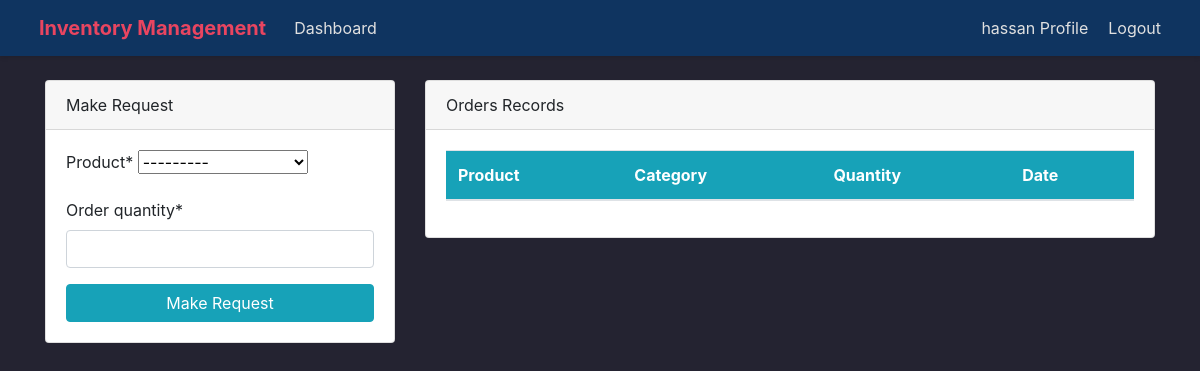
Before: / (signed in) with the older database file.
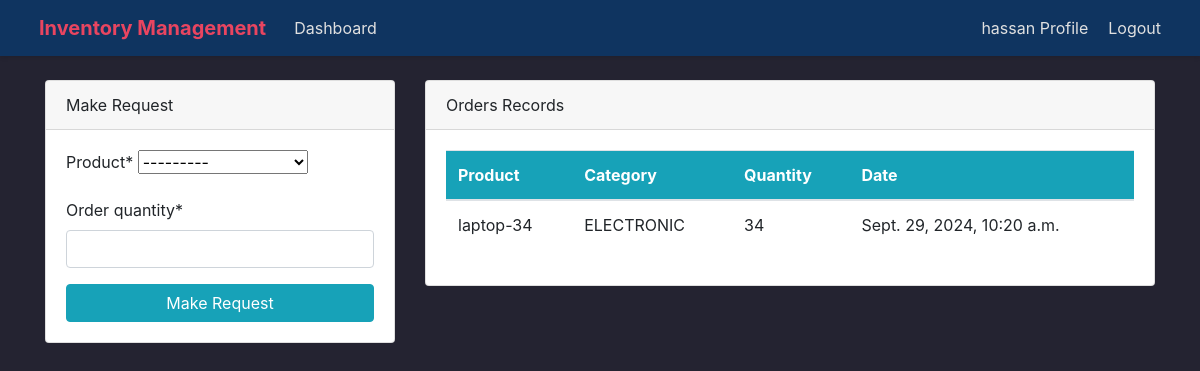
After: the same page with the newer database file.
### dashboard/models.py (models this page shows, shortened)
class Order(models.Model):
    product = models.ForeignKey(Product,on_delete=models.CASCADE,null = True)
    staff = models.ForeignKey(User,on_delete=models.CASCADE,null = True)
    order_quantity = models.PositiveBigIntegerField(null=True)
    date = models.DateTimeField(auto_now_add=True)

class Product(models.Model):
    name = models.CharField(max_length=200,null=True)
    category = models.CharField(max_length=200,choices=CATAGORY,null=True)  # Corrected spelling
    quantity = models.PositiveIntegerField(null=True)  # Removed max_length
    def __str__(self):
        return f'{self.name}-{self.quantity}'

### dashboard/views.py (the view)
# urls.py: path('',views.index,name='dashboard-index'),
@login_required(login_url='Login')
def index(request):
    orders = Order.objects.all()
    products = Product.objects.all()
    orders_count = orders.count()
    product_count = products.count()
    staff_count = User.objects.all().count()
    if request.method == 'POST':
        form = OrderForm(request.POST)
        if form.is_valid():
            instance = form.save(commit=False)
            instance.staff = request.user
            instance.save()
            return redirect('dashboard-index')
    else:
        form = OrderForm()
    context = {
        'orders': orders,
        'products': products,
        'form': form,
        'orders_count': orders_count,
        'product_count': product_count,
        'staff_count': staff_count
    }
    return render(request, 'Dashboard/index.html', context)

### dashboard/forms.py
class OrderForm(forms.ModelForm):
    class Meta:
        model = Order  # Corrected: Use only one model
        fields = ['product', 'order_quantity']

### templates/Dashboard/index.html
{% extends 'partials/base.html' %}
{% block content %}
{% if user.is_authenticated and user.is_staff and user.is_superuser %}
{% include 'partials/topside.html' %}
<style>
    .card {
        background-color: #16213e;
        border: none;
        border-radius: 10px;
        margin-bottom: 20px;
        color: #e0e0e0;
    }
    .card-header {
        background-color: #0f3460;
        border-bottom: none;
        color: #e94560;
        font-weight: bold;
    }
    .chart-container {
        position: relative;
        height: 300px;
        width: 100%;
    }
    .stat-card {
        text-align: center;
        padding: 20px;
    }
    .stat-card i {
        font-size: 3rem;
        margin-bottom: 10px;
        color: #e94560;
    }
    .stat-card .stat-value {
        font-size: 2rem;
        font-weight: bold;
    }
</style>
<div class="container ">
    <div class="row my-5">
        <div class="col-md-6">
            <div class="card">
                <div class="card-header">Product Distribution</div>
                <div class="card-body">
                    <div class="chart-container">
                        <canvas id="myChart1" width="400" height="300"></canvas>
                    </div>
                    <script>
                        var ctx = document.getElementById('myChart1').getContext('2d');
                        var myChart1 = new Chart(ctx, {
                            type: 'pie',
                            data: {
                                labels: [{% for product in products %}'{{ product.name }}',{% endfor %}],
                                datasets: [{
                                    label: 'Products',
                                    data: [{% for product in products %}'{{ product.quantity }}',{% endfor %}],
                                    backgroundColor: ['#ff6b6b', '#4ecdc4', '#ffd93d', '#6ab04c', '#9b59b6','#6ab04c', '#9b59b6',
                                     '#f39c12','#ff6b6b', '#4ecdc4', '#ffd93d',  '#f39c12'],
                                    borderColor: '#0f3460',
                                    borderWidth: 1
                                }]
                            },
                            options: {
                                responsive: true,
                                maintainAspectRatio: false,
                                plugins: {
                                    legend: {
                                        position: 'top',
                                        labels: {
                                            color: '#e0e0e0',
                                            font: {
                                                size: 12
                                            }
                                        }
                                    }
                                }
                            }
                        });
                    </script>
                </div>
            </div>
        </div>
        <div class="col-md-6">
            <div class="card">
                <div class="card-header">Order Distribution</div>
                <div class="card-body">
                    <div class="chart-container">
                        <canvas id="myChart" width="400" height="300"></canvas>
                    </div>
                    <script>
                        var ctx = document.getElementById('myChart').getContext('2d');
                        var myChart = new Chart(ctx, {
                            type: 'bar',
                            data: {
                                labels: [{% for order in orders %}'{{ order.product.name }}',{% endfor %}],
                                datasets: [{
                                    label: 'Products',
                                    data: [{% for order in orders %}'{{ order.product.quantity }}',{% endfor %}],
                                    backgroundColor: ['#ff6b6b', '#4ecdc4', '#ffd93d', '#6ab04c', '#9b59b6', '#f39c12'],
                                    borderColor: '#0f3460',
                                    borderWidth: 1
                                }]
                            },
                            options: {
                                responsive: true,
                                maintainAspectRatio: false,
                                scales: {
                                    y: {
                                        beginAtZero: true,
                                        ticks: {
                                            color: '#e0e0e0',
                                            font: {
                                                size: 12
                                            }
                                        },
                                        grid: {
                                            color: 'rgba(255, 255, 255, 0.1)'
                                        }
                                    },
                                    x: {
                                        ticks: {
                                            color: '#e0e0e0',
                                            font: {
                                                size: 12
                                            }
                                        },
                                        grid: {
                                            display: false
                                        }
                                    }
                                },
                                plugins: {
                                    legend: {
                                        display: false
                                    }
                                }
                            }
                        });
                    </script>
                </div>
            </div>
        </div>
    </div>
</div>
{% else %}
{% include 'Dashboard/staff_index.html' %}
{% endif %}
{% endblock %}

### templates/Dashboard/staff_index.html (shortened to what this page needs)
{% block content %}
{% load crispy_forms_tags %}
<div class="container">
<div>
    <div class="row mt-4">
        <div class="col-md-4">
            <div class="card">
                <div class="card-header">
                    Make Request
                </div>
                <div class="card-body">
                    <form method="POST">
                        {{form|crispy}}
                        <input class="btn btn-info btn-block" type="submit" value="Make Request">
                    </form>
                </div>
            </div>
        </div>
        <div class="col-md-8">
            <div class="card">
                <div class="card-header">
                    Orders Records
                </div>
                <div class="card-body">
                    <table class="table bg-white">
                        <thead class="bg-info text-white">
                            <tr>
                                <th scope="col">Product</th>
                                <th scope="col">Category</th>
                                <th scope="col">Quantity</th>
                                <th scope="col">Date</th>
                            </tr>
                        </thead>
                        <tbody>
                            {% for order in orders %}
                            {% if order.staff == user %}
                            <tr>
                                <td>{{order.product}}</td>
                                <td>{{order.product.category}}</td>
                                <td>{{order.product.quantity}}</td>
                                <td>{{order.date}}</td>
                            </tr>
                            {% endif %}
                            {% endfor %}
                        </tbody>
                    </table>
                </div>
            </div>
        </div>
    </div>
</div>
</div>
{% endblock %}

Changed rows visible on the page:
added Order: product "laptop-34", product.category "ELECTRONIC", product.quantity "34", date "Sept. 29, 2024, 10:20 a.m."
